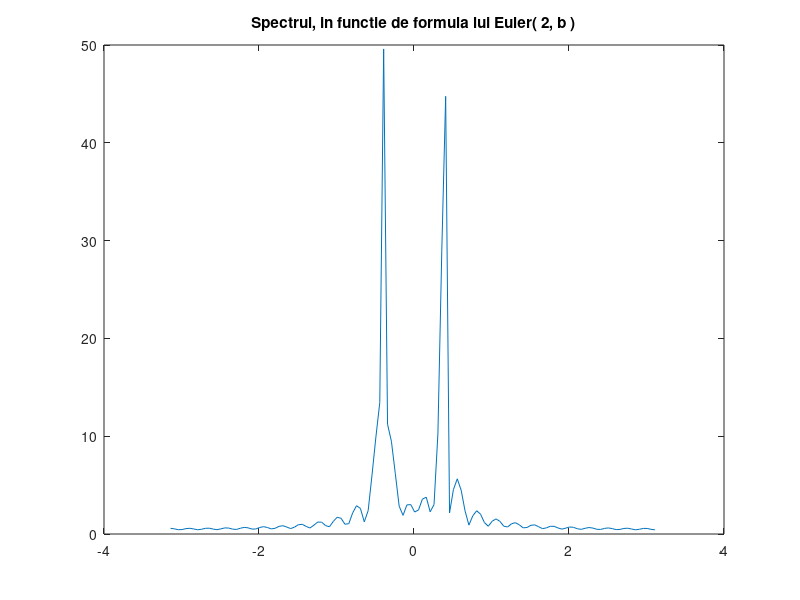

The MATLAB script that drew this image:
clc ;
clear all ;
close all ;

N = 100 ;
n = 0 : N - 1 ;                                        % suport     

omega = -pi : 0.05 : pi ;
omega0 = pi / 8 ;

phi = pi / 9 ;

j = sqrt( -1 ) ;                                       % coeficient complex

alfa = omega0 * n + phi ;                              % x[n] = cos( alfa )
x = 1 / 2 * ( exp ( j * alfa ) + exp( -j * alfa ) ) ;  % Euler

X = abs( x * exp( -j * n' * omega ) ) ;

figure
plot( omega, X ) ;
title( 'Spectrul, in functie de formula lui Euler( 2, b )' ) ;